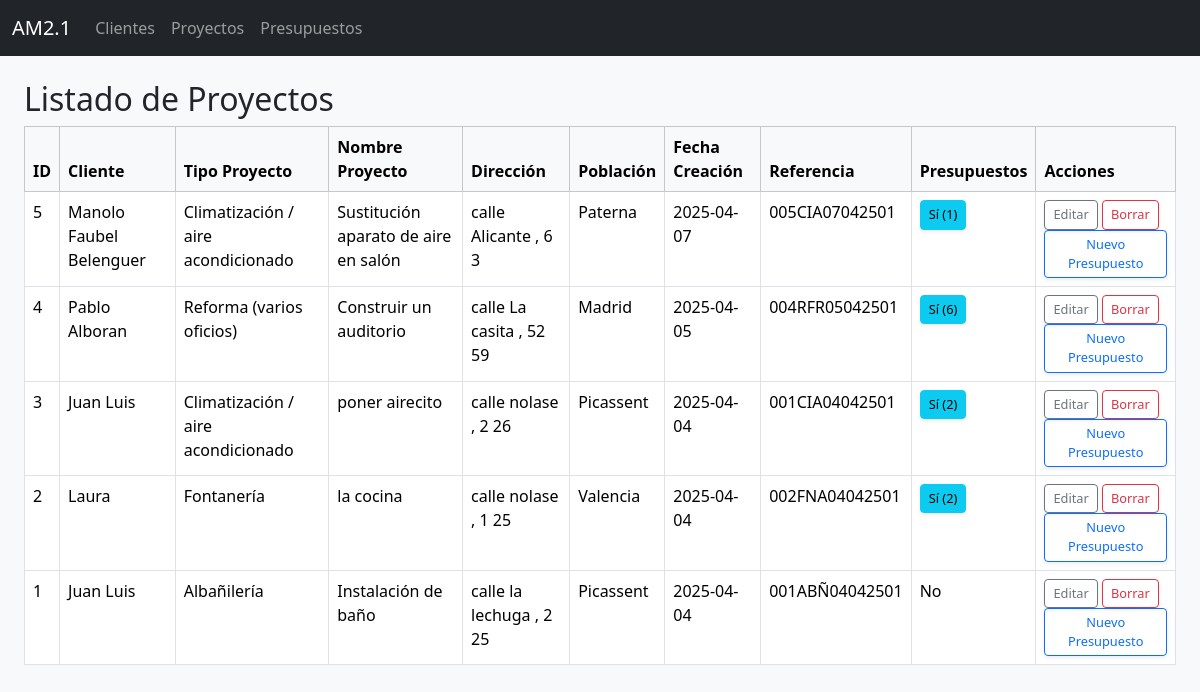
Screenshot of /proyectos with the database file from the repository.
### tables this page shows
CREATE TABLE proyectos (
            id INTEGER PRIMARY KEY AUTOINCREMENT,
            id_cliente INTEGER NOT NULL,
            tipo_proyecto TEXT NOT NULL,
            calle TEXT,
            nombre_via TEXT,
            numero TEXT,
            puerta TEXT,
            codigo_postal TEXT,
            poblacion TEXT,
            nombre_proyecto TEXT,
            fecha_creacion TEXT,
            referencia TEXT UNIQUE,
            FOREIGN KEY (id_cliente) REFERENCES clientes(id) ON DELETE CASCADE
        );

CREATE TABLE clientes (
            id INTEGER PRIMARY KEY AUTOINCREMENT,
            nombre TEXT NOT NULL,
            tipo_via TEXT,
            nombre_via TEXT,
            numero_via TEXT,
            puerta TEXT,
            codigo_postal TEXT,
            cif_nif TEXT,
            telefono1 TEXT,
            telefono2 TEXT,
            telefono3 TEXT,
            telefono4 TEXT,
            mail1 TEXT,
            mail2 TEXT,
            poblacion TEXT
        , notas TEXT, tipo_cliente TEXT, categoria_cliente TEXT);

### proyectos.py (the view)
@proyectos_bp.route("/proyectos", endpoint="listar_proyectos")
def listar_proyectos():
    proyectos = db.execute_query("""
        SELECT pr.id, cl.nombre, pr.tipo_proyecto, pr.nombre_proyecto, pr.calle,
               pr.nombre_via, pr.numero, pr.puerta, pr.poblacion,
               pr.fecha_creacion, pr.referencia,
               (SELECT COUNT(*) FROM presupuestos WHERE id_proyecto = pr.id) AS num_presupuestos
        FROM proyectos pr
        JOIN clientes cl ON pr.id_cliente = cl.id
        ORDER BY pr.id DESC
    """, fetch=True)
    return render_template("proyectos_list.html", proyectos=proyectos)

### dbhelper.py (called while the page is built)
    def execute_query(self, query, params=(), fetch=False, fetchone=False):
        with sqlite3.connect(self.db_path) as conn:
            conn.row_factory = sqlite3.Row  # Permite acceder a columnas por nombre
            cursor = conn.cursor()
            cursor.execute(query, params)
            result = None
            if fetch:
                result = cursor.fetchall()
            elif fetchone:
                result = cursor.fetchone()
            else:
                result = cursor.lastrowid
            conn.commit()
        return result

### templates/proyectos_list.html (shortened to what this page needs)
{% extends "layout.html" %}
{% block content %}
<div class="container-fluid mt-4">
  <h2>Listado de Proyectos</h2>
  <table class="table table-bordered table-hover w-100">
    <thead class="table-light">
      <tr>
        <th>ID</th>
        <th>Cliente</th>
        <th>Tipo Proyecto</th>
        <th>Nombre Proyecto</th>
        <th>Dirección</th>
        <th>Población</th>
        <th>Fecha Creación</th>
        <th>Referencia</th>
        <th>Presupuestos</th>
        <th>Acciones</th>
      </tr>
    </thead>
    <tbody>
      {% for proyecto in proyectos %}
      <tr>
        <td>{{ proyecto[0] }}</td>
        <td>{{ proyecto[1] }}</td>
        <td>{{ proyecto[2] }}</td>
        <td>{{ proyecto[3] }}</td>
        <td>
          {{ proyecto[4] or '' }} {{ proyecto[5] or '' }}
          {% if proyecto[6] %}, {{ proyecto[6] }}{% endif %}
          {% if proyecto[7] %} {{ proyecto[7] }}{% endif %}
        </td>
        <td>{{ proyecto[8] or '' }}</td>
        <td>{{ proyecto[9] }}</td>
        <td>{{ proyecto[10] }}</td>
        <td>
          {% if proyecto[11] > 0 %}
            <button type="button" class="btn btn-sm btn-info ver-presupuestos-btn" data-proyecto-id="{{ proyecto[0] }}">
              Sí ({{ proyecto[11] }})
            </button>
          {% else %}
            No
          {% endif %}
        </td>
        <td>
          <a href="{{ url_for('proyectos_bp.editar_proyecto', id=proyecto[0]) }}" class="btn btn-sm btn-outline-secondary">Editar</a>
          <form action="{{ url_for('proyectos_bp.borrar_proyecto', id=proyecto[0]) }}" method="post" style="display:inline;">
            <button type="submit" class="btn btn-sm btn-outline-danger">Borrar</button>
          </form>
          <a href="{{ url_for('presupuestos_bp.nuevo_presupuesto') }}?proyecto_id={{ proyecto[0] }}" class="btn btn-sm btn-outline-primary">Nuevo Presupuesto</a>
        </td>
      </tr>
      {% endfor %}
    </tbody>
  </table>
</div>
{% endblock %}

### templates/layout.html (shortened to what this page needs)
<!DOCTYPE html>
<html lang="es">
<head>
  <link href="https://cdn.jsdelivr.net/npm/bootstrap@5.3.3/dist/css/bootstrap.min.css" rel="stylesheet">
</head>
<link rel="stylesheet" href="{{ url_for('static', filename='custom.css') }}">
<body class="bg-light">
  <nav class="navbar navbar-expand-lg navbar-dark bg-dark">
    <div class="container-fluid">
      <a class="navbar-brand" href="{{ url_for('index') }}">AM2.1</a>
      <div class="collapse navbar-collapse">
        <ul class="navbar-nav me-auto mb-2 mb-lg-0">
          <li class="nav-item">
            <a class="nav-link" href="{{ url_for('clientes_bp.listar_clientes') }}">Clientes</a>
          </li>
          <li class="nav-item">
            <a class="nav-link" href="{{ url_for('proyectos_bp.listar_proyectos') }}">Proyectos</a>
          </li>
          <li class="nav-item">
            <a class="nav-link" href="{{ url_for('presupuestos_bp.listar_presupuestos') }}">Presupuestos</a>
          </li>
        </ul>
      </div>
    </div>
  </nav>
  <div class="container-fluid mt-4">
    {% block content %}
    {% endblock %}
  </div>
</body>
</html>

### static/custom.css (style rules this page uses)
.btn, .btn-primary, .btn-secondary, .btn-warning, .btn-danger, .btn-info { border-radius: 0.25rem; box-shadow: 0 0.125rem 0.25rem rgba(0, 0, 0, 0.075); font-size: 0.8rem; }

### rows the page displays
proyectos: id "5", nombre "Manolo Faubel Belenguer", tipo_proyecto "Climatización / aire acondicionado", nombre_proyecto "Sustitución aparato de aire en salón", calle "calle", nombre_via "Alicante", numero "6", puerta "3", poblacion "Paterna", fecha_creacion "2025-04-07", referencia "005CIA07042501", proyecto "1"
proyectos: id "4", nombre "Pablo Alboran", tipo_proyecto "Reforma (varios oficios)", nombre_proyecto "Construir un auditorio", calle "calle", nombre_via "La casita", numero "52", puerta "59", poblacion "Madrid", fecha_creacion "2025-04-05", referencia "004RFR05042501", proyecto "6"
proyectos: id "3", nombre "Juan Luis", tipo_proyecto "Climatización / aire acondicionado", nombre_proyecto "poner airecito", calle "calle", nombre_via "nolase", numero "2", puerta "26", poblacion "Picassent", fecha_creacion "2025-04-04", referencia "001CIA04042501"
proyectos: id "2", nombre "Laura", tipo_proyecto "Fontanería", nombre_proyecto "la cocina", calle "calle", nombre_via "nolase", numero "1", puerta "25", poblacion "Valencia", fecha_creacion "2025-04-04", referencia "002FNA04042501", proyecto "2"
proyectos: id "1", nombre "Juan Luis", tipo_proyecto "Albañilería", nombre_proyecto "Instalación de baño", calle "calle", nombre_via "la lechuga", numero "2", puerta "25", poblacion "Picassent", fecha_creacion "2025-04-04", referencia "001ABÑ04042501", shows "No"
